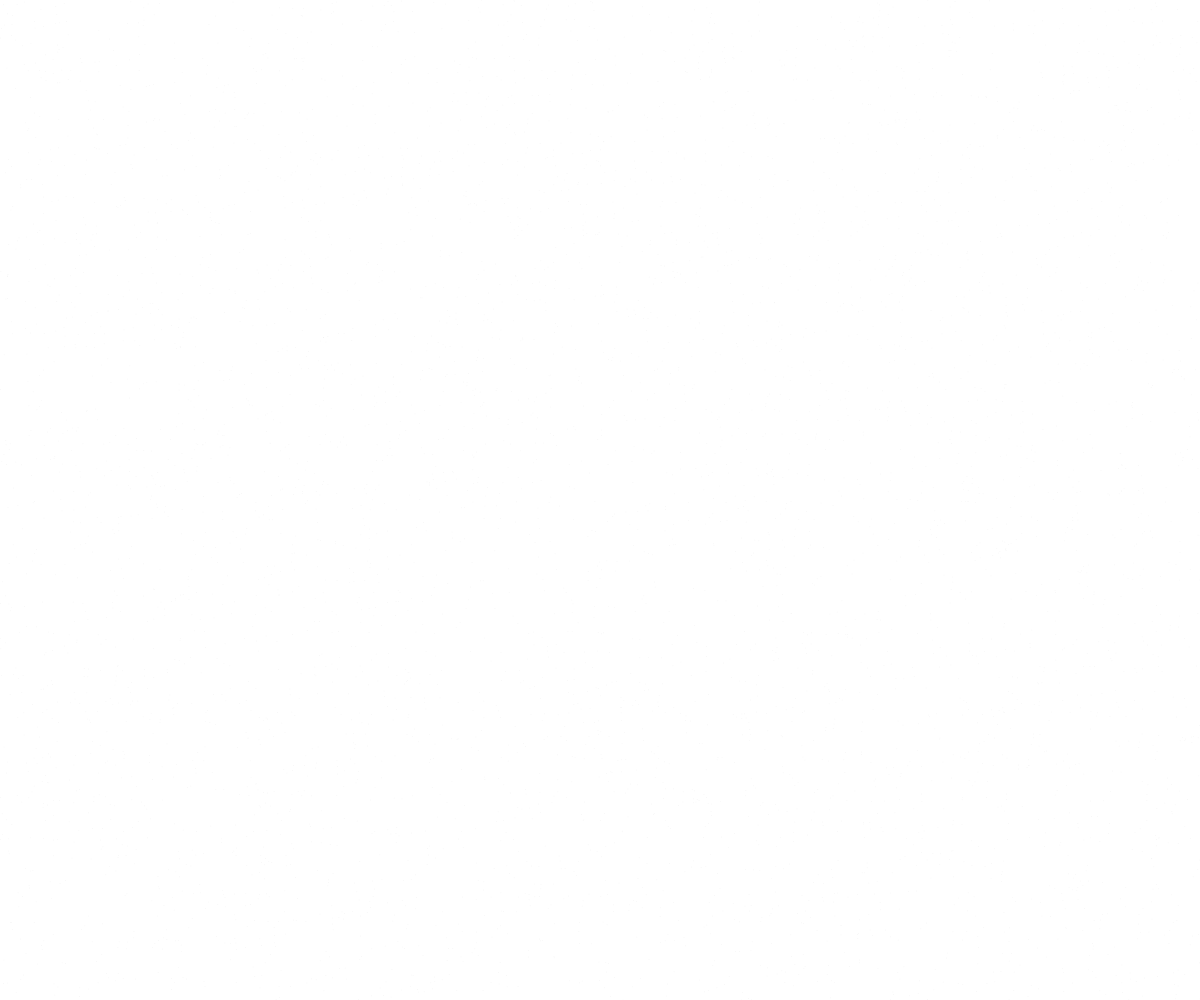
Frame 1 (no input)
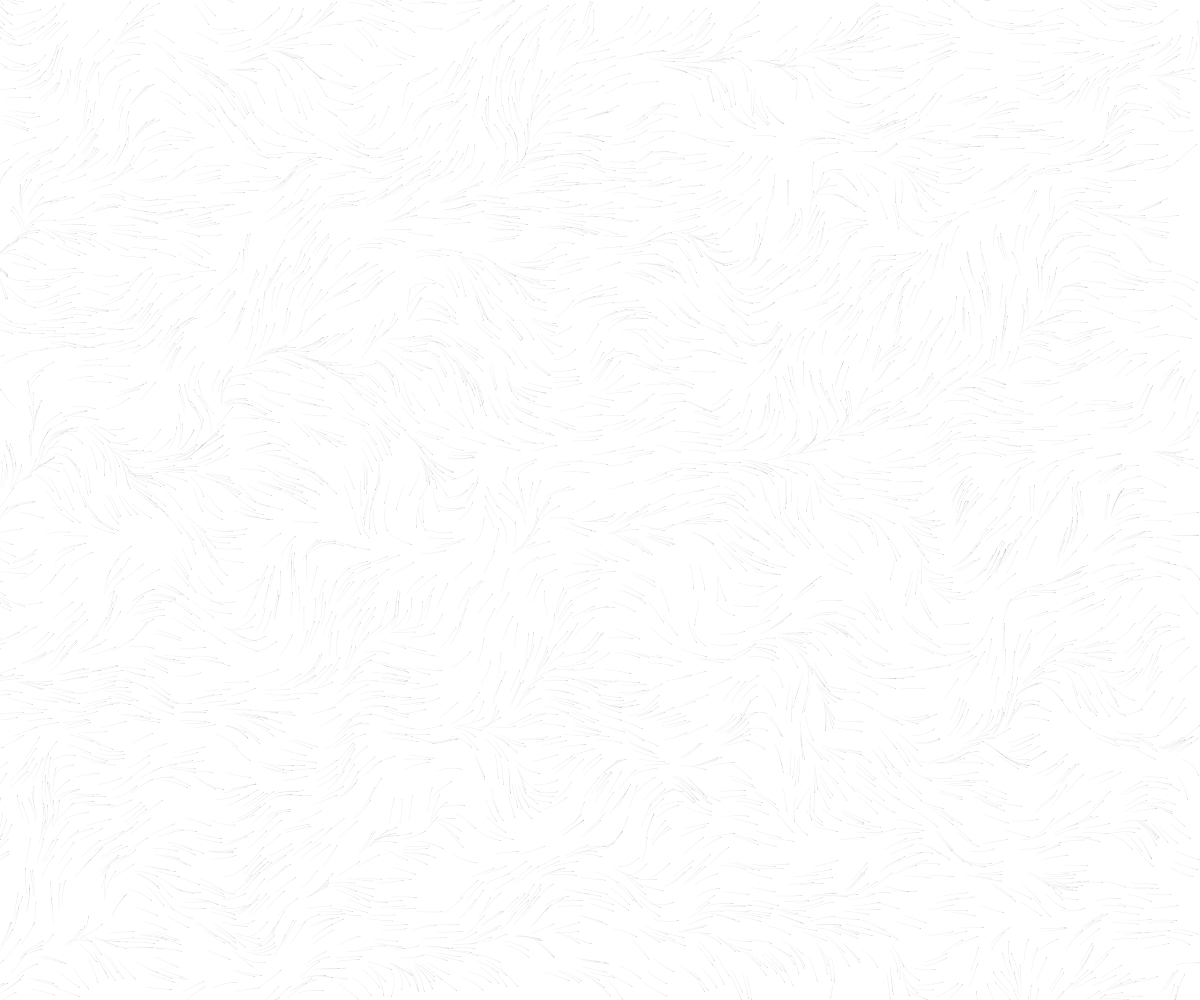
Frame 60 (no input)
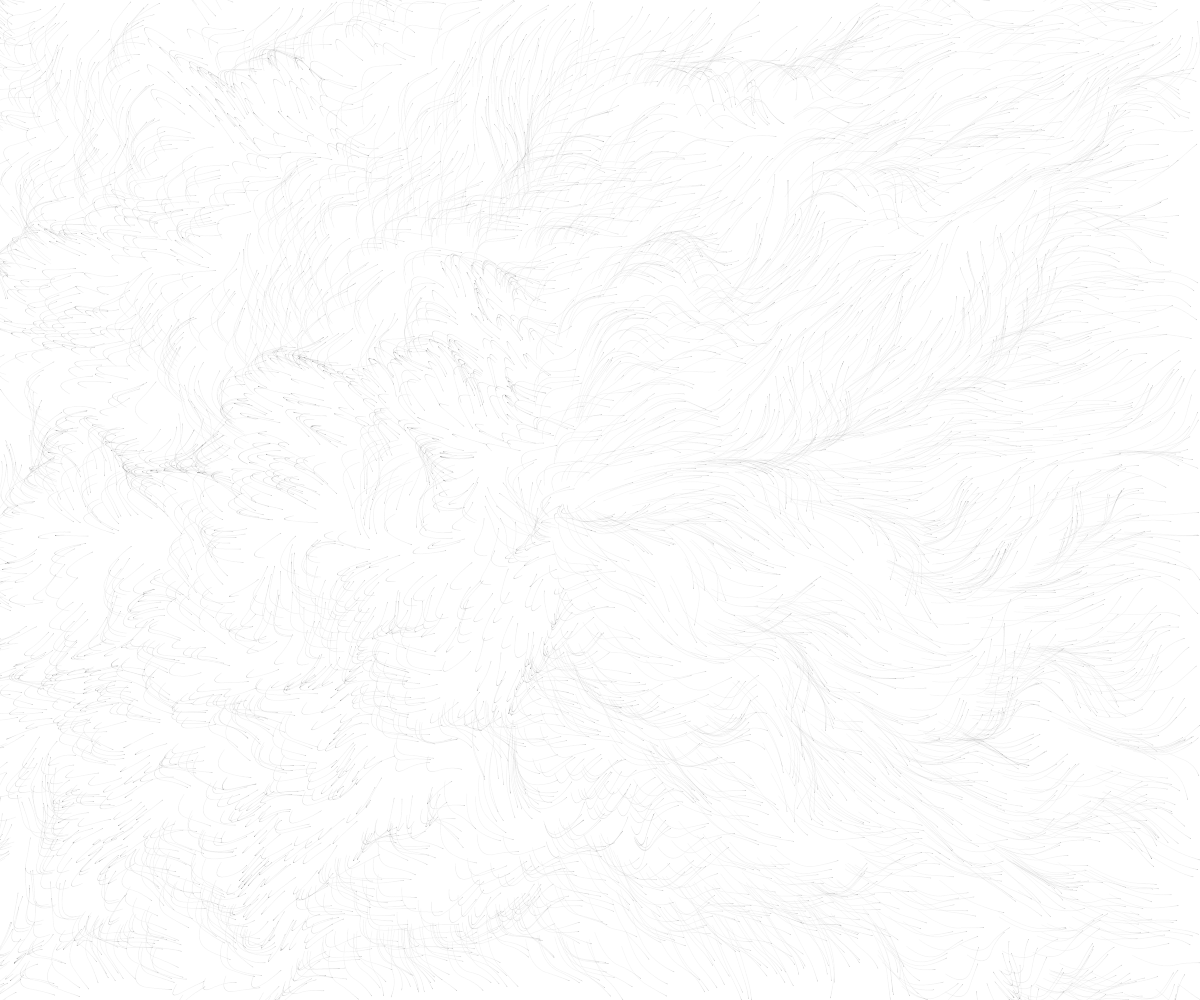
Frame 120 (the mouse pressed at the canvas centre since frame 60)

The p5.js sketch that drew these frames (run headless with seeded random() and noise() and a simulated clock; from frame 60 on, the mouse is pressed at the canvas centre):

// p5.js sketch
// ── sketch.js
class Agent {
    constructor() {
        this.pos = createVector(0, 0)
        this.velocity = createVector(0, 0)
        this.acceleration = createVector(0, 0)
    }

    force(vx, vy) {
        this.acceleration.add(createVector(vx, vy))
    }

    run() {
        this.acceleration.limit(0.02)
        this.velocity.add(this.acceleration)
        this.velocity.mult(0.98)
        this.pos.add(this.velocity)
    }

    distSq(v) {
        const dx = this.pos.x - v.x
        const dy = this.pos.y - v.y
        return dx * dx + dy * dy
    }
}

let agents = []
let forces = []

function setup() {
    createCanvas(windowWidth, windowHeight)

    for (let i = 0; i < 5000; i++) {
        const agent = new Agent()
        agent.pos.set(
            random(width),
            random(height),
        )

        agents.push(agent)
    }

    const s = 0.01
    for (let x = 0; x < width; x += 1) {
        const forceRow = []
        forces.push(forceRow)
        for (let y = 0; y < height; y += 1) {
            const angle = noise(x * s, y * s) * TWO_PI
            const v = p5.Vector.fromAngle(angle, 5)

            forces[x][y] = {
                pos: createVector(x, y),
                force: v,
            }
        }
    }
}

function draw() {
    // background(255)

    const f = 0.25

    for (let agent of agents) {
        const x = int(agent.pos.x)
        const y = int(agent.pos.y)
        try {
            const f = forces[x][y]
            // const dist = agent.pos.dist(f.pos)
            const d2 = agent.distSq(f.pos)
            const power = f.force.mag() / d2
            const ff = f.force.copy().setMag(power)
            agent.force(ff.x, ff.y)
        } catch (e) {

        }
    }

    stroke(0, 0, 0, 10)
    for (let agent of agents) {
        push()

        if (mouseIsPressed) {
            forceToMouse(agent)
        } else {
            // forceFromMouse(agent)
        }

        agent.force(random(-f, f), random(-f, f))
        agent.run()

        translate(agent.pos.x, agent.pos.y)
        drawShape()

        agent.acceleration.mult(0)
        pop()
    }
}

function drawShape() {
    strokeWeight(1)
    point(0, 0)
}

function forceToMouse(agent) {
    let dx = mouseX - agent.pos.x
    let dy = mouseY - agent.pos.y

    dx *= 0.5
    dy *= 0.5

    agent.force(dx, dy)
}

function forceFromMouse(agent) {
    let dx = agent.pos.x - mouseX
    let dy = agent.pos.y - mouseY

    dx *= 0.1
    dy *= 0.1

    agent.force(dx, dy)
}
